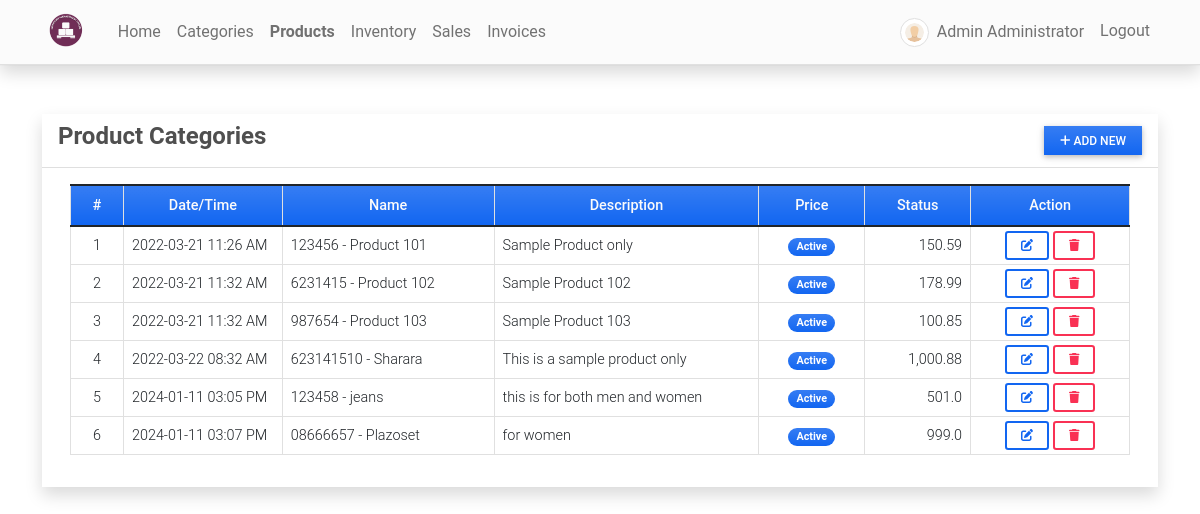
/product (signed in), run on the app's committed database.
### imsApp/models.py (models this page shows, shortened)
class Product(models.Model):
    code=models.CharField(max_length=100,blank=True, null=True)
    name=models.CharField(max_length=250,blank=True, null=True)
    description = models.TextField()
    price = models.FloatField(default=0)
    status = models.CharField(max_length=2, choices=(('1','Active'),('2','Inactive')), default=1)
    date_created = models.DateTimeField(default=timezone.now)
    date_updated = models.DateTimeField(auto_now=True)
    def __str__(self):
        return self.code + ' - ' + self.name

### imsApp/views.py (the view)
# urls.py: path('product',views.product_mgt,name='product-page'),
@login_required
def product_mgt(request):
    context['page_title'] = "Product List"
    products = Product.objects.all()
    context['products'] = products
    return render(request, 'product_mgt.html', context)

### imsApp/templates/product_mgt.html (shortened to what this page needs)
{% extends 'base.html' %} {% load humanize %} {% block pageContent %}
<div class="col-lg-12 col-md-12 col-sm-12 col-xs-12">
    <div class="card card-default rounded-0 shadow ">
        <div class="card-header">
            <div class="d-flex w-100 align-items-center justify-content-between">
                <h4 class="card-title fw-bold">Product Categories</h4>
                <div class="tools">
                    <button type="button" class="btn btn-primary rounded-0 bg-gradient btn-sm" id='add_new'><i class="fa fa-plus"></i> Add New</button>
                </div>
            </div>
        </div>
        <div class="card-body">
            <div class="container-fluid">
                <table class="table table-bordered" id="product-list">
                    <colgroup>
                        <col width="5%">
                        <col width="15%">
                        <col width="20%">
                        <col width="25%">
                        <col width="10%">
                        <col width="10%">
                        <col width="15%">
                    </colgroup>
                    <thead>
                        <tr class="bg-gradient bg-primary bg-opacity-50 text-light">
                            <th class="px-2 py-2 text-center">#</th>
                            <th class="px-2 py-2 text-center">Date/Time</th>
                            <th class="px-2 py-2 text-center">Name</th>
                            <th class="px-2 py-2 text-center">Description</th>
                            <th class="px-2 py-2 text-center">Price</th>
                            <th class="px-2 py-2 text-center">Status</th>
                            <th class="px-2 py-2 text-center">Action</th>
                        </tr>
                    </thead>
                    <tbody>
                        {% for product in products %}
                        <tr>
                            <td class="px-2 py-1 align-middle text-center">{{ forloop.counter }}</td>
                            <td class="px-2 py-1 align-middle">{{ product.date_created|date:"Y-m-d h:i A" }}</td>
                            <td class="px-2 py-1 align-middle">{{ product }}</td>
                            <td class="px-2 py-1 align-middle">
                                <p class="m-0 text-truncate">{{ product.description }}</p>
                            </td>
                            <td class="px-1 py-1 align-middle text-center">
                                {% if product.status == '1' %}
                                <span class="badge bg-primary bg-gradient rounded-pill px-2">Active</span> {% else %}
                                <span class="badge bg-secondary bg-gradient rounded-pill px-2">Inactive</span> {% endif %}
                            </td>
                            <td class="px-2 py-1 align-middle text-end">{{ product.price|intcomma }}</td>
                            <td class="px-2 py-1 align-middle text-center">
                                <a class="btn btn-outline-primary btn-sm edit-data" href="javascript:void(0)" data-id="{{ product.pk }}" title="Edit">
                                    <i class="fa fa-edit"></i>
                                </a>
                                <button class="btn btn-outline-danger btn-sm delete-data" type="button" data-id="{{ product.pk }}" title="Delete">
                                    <i class="fa fa-trash"></i>
                                </button>
                            </td>
                        </tr>
                        {% endfor %}
                    </tbody>
                </table>
            </div>
        </div>
    </div>
</div>
{% endblock pageContent %}

### imsApp/templates/topNavigation.html (shortened to what this page needs)
{% load static %}
<header>
    <body>
    <nav class="navbar navbar-expand-lg navbar-light bg-light fixed-top shadow border-bottom">
        <div class="container">
            <a class="navbar-brand" target="_blank" href="{% url 'home-page' %}">
                <img src="{{ MEDIA_URL }}/default/logo.png" height="16" alt="{{ MEDIA_URL }}" loading="lazy" style="margin-top: -3px;" />
            </a>
            <div class="collapse navbar-collapse" id="navbarExample01">
                <ul class="navbar-nav me-auto mb-2 mb-lg-0" id="topNav">
                    {% if user.id %}
                    <li class="nav-item">
                        <a class="nav-link" aria-current="page" href="{% url 'home-page' %}">Home</a>
                    </li>
                    <li class="nav-item">
                        <a class="nav-link" aria-current="page" href="{% url 'category-page' %}">Categories</a>
                    </li>
                    <li class="nav-item">
                        <a class="nav-link" aria-current="page" href="{% url 'product-page' %}">Products</a>
                    </li>
                    <li class="nav-item">
                        <a class="nav-link" aria-current="page" href="{% url 'inventory-page' %}">Inventory</a>
                    </li>
                    <li class="nav-item">
                        <a class="nav-link" aria-current="page" href="{% url 'sales-page' %}">Sales</a>
                    </li>
                    <li class="nav-item">
                        <a class="nav-link" aria-current="page" href="{% url 'invoice-page' %}">Invoices</a>
                    </li>
                    {% endif %}
                </ul>
                <ul class="navbar-nav d-flex flex-row">
                    {% if user.id %} {% if user.profile.user_type == 1 %} {% endif %}
                    <li class="nav-item me-3 me-lg-0">
                        <a class="nav-link" href="{% url 'profile' %}">
                            <span class="me-1"><img src="{{ MEDIA_URL }}/default/default-avatar.png" alt="User Avatar" id="user-avatar" class="img-thumbnail rounded-circle"></span> {{ user.first_name }} {{user.last_name}}
                        </a>
                    </li>
                    <li class="nav-item me-3 me-lg-0">
                        <a class="nav-link" href="{% url 'logout' %}">Logout</a>
                    </li>
                    {% endif %}
                </ul>
            </div>
        </div>
    </nav>
</header>
</body>

### static/assets/default/css/style.css (style rules this page uses)
html, body { height: 100%; width: 100%; max-height: 100%; overflow: auto; display: flex; flex-direction: column; }
body>header { flex-shrink: auto; }
#user-avatar { width: 1.8rem; height: 1.8rem; object-fit: scale-down; object-position: center center; }
.navbar-brand>img { height: 2em; }
.nav-item.active a.nav-link { font-weight: bolder !important; }

### imsApp/templates/topNavigation.html (style rules this page uses)
body { background-image: url("https://images.tmcnet.com/tmc/misc/articles/image/2019-mar/9594372213-bigstock-Abstract-blue-background-SUPERSIZE.jpg"); background-repeat: no-repeat; background-size: cover; }

### data on the page
Product: date_created "2022-03-21 11:26 AM", code+name "123456 - Product 101", description "Sample Product only", status "Active", price "150.59"
Product: date_created "2022-03-21 11:32 AM", code+name "6231415 - Product 102", description "Sample Product 102", status "Active", price "178.99"
Product: date_created "2022-03-21 11:32 AM", code+name "987654 - Product 103", description "Sample Product 103", status "Active", price "100.85"
Product: date_created "2022-03-22 08:32 AM", code+name "623141510 - Sharara", description "This is a sample product only", status "Active", price "1,000.88"
Product: date_created "2024-01-11 03:05 PM", code+name "123458 - jeans", description "this is for both men and women", status "Active", price "501.0"
Product: date_created "2024-01-11 03:07 PM", code+name "08666657 - Plazoset", description "for women", status "Active", price "999.0"

### other printed values
{{ user.first_name }} "Admin"
{{ user.last_name }} "Administrator"
